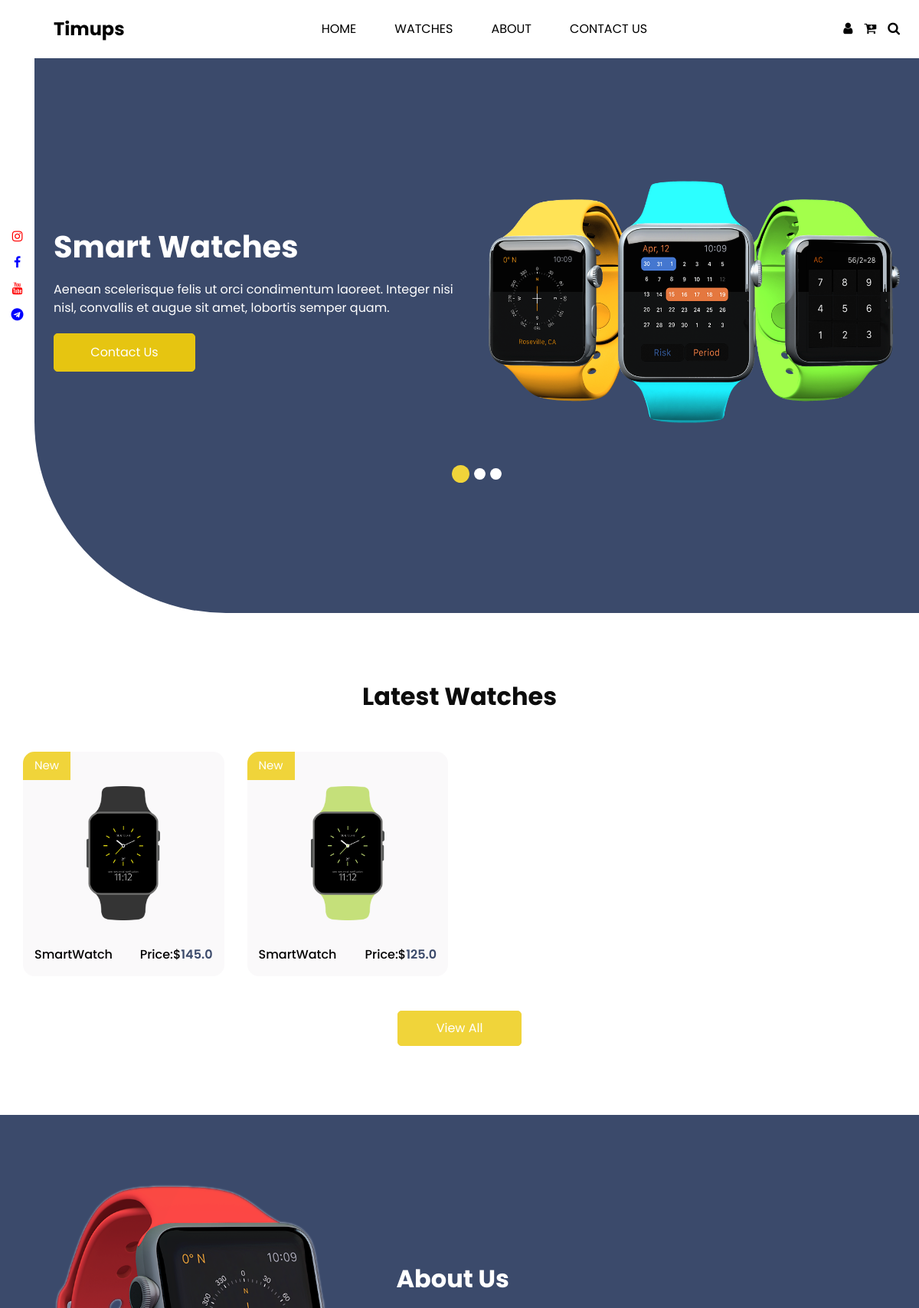
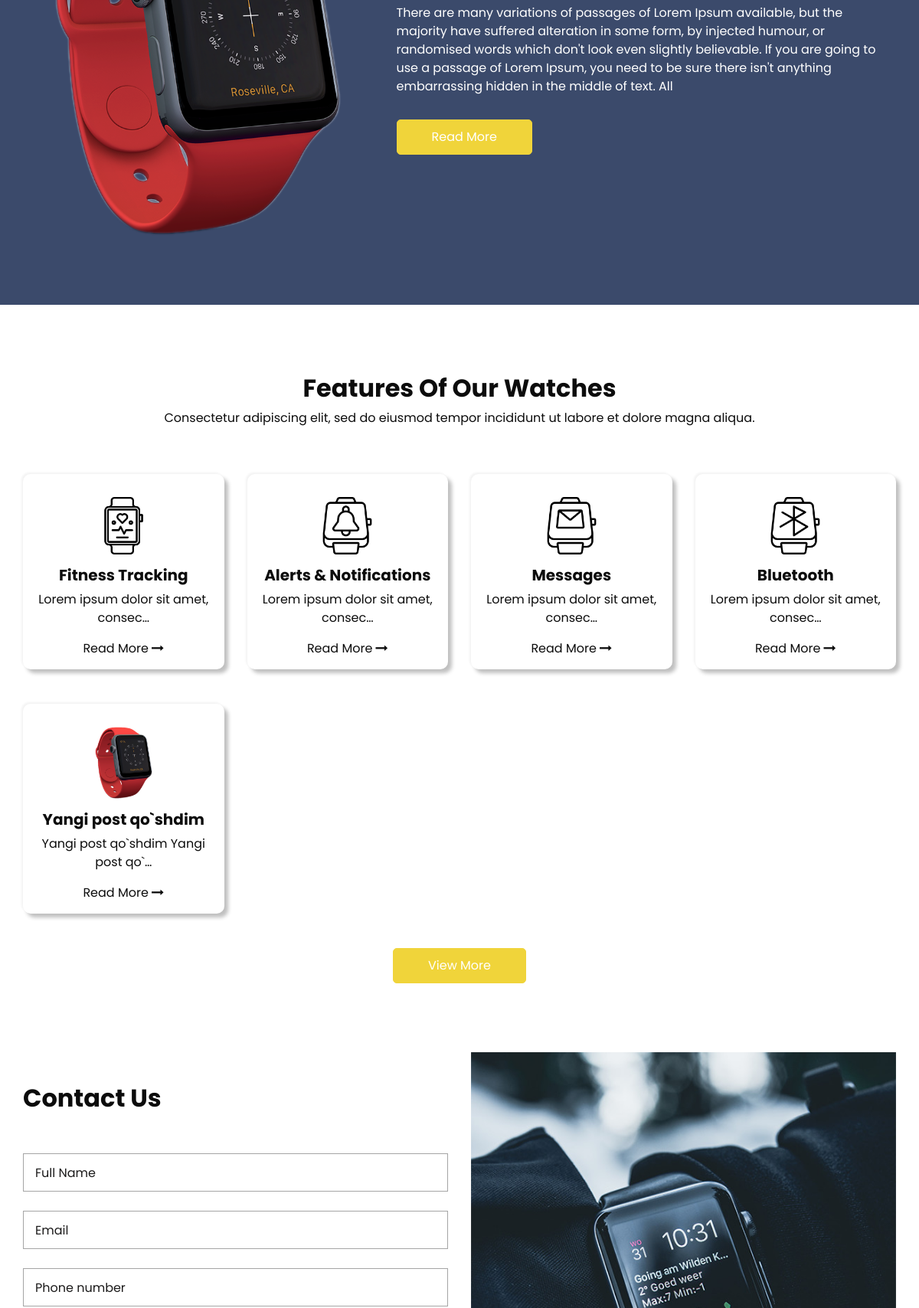
The page / (upper part) on the database its author committed (2 pictures, top to bottom).
### pages/models.py (models this page shows, shortened)
class Item(models.Model):
    image = models.ImageField(upload_to='images/')
    name = models.CharField(max_length=50)
    price = models.FloatField()
    condition = models.CharField(max_length=50)
    label = models.CharField(choices=LABEL_CHOICES, max_length=2)

class Post(models.Model):
    image = models.ImageField(upload_to='images/')
    title = models.CharField(max_length=200)
    body = models.TextField()

### pages/views.py (the view)
# urls.py: path('',HomePageView.as_view(),name='home'),
class HomePageView(TemplateView):
    template_name='home.html'
    def get(self, request):
        context = {
            'item':Item.objects.all(),
            'post': Post.objects.all(),
            }
        return render(request, self.template_name,context)

### templates/home.html (shortened to what this page needs)
{% extends 'base.html' %}
{% load static %}
{% block content %}
    <section class="slider_section ">
    <div id="customCarousel1" class="carousel slide" data-ride="carousel">
        <div class="carousel-inner">
        <div class="carousel-item active">
            <div class="container-fluid ">
            <div class="row">
                <div class="col-md-6">
                <div class="detail-box">
                    <h1>Smart Watches</h1>
                    <p>
                    Aenean scelerisque felis ut orci condimentum laoreet. Integer nisi nisl, convallis et augue sit amet, lobortis semper quam.
                    </p>
                    <div class="btn-box">
                    <a href="{% url 'contact' %}" class="btn1">
                        Contact Us
                    </a>
                    </div>
                </div>
                </div>
                <div class="col-md-6">
                <div class="img-box">
                    <img src="{% static 'images/slider-img.png' %}" alt="">
                </div>
                </div>
            </div>
            </div>
        </div>
        </div>
        <ol class="carousel-indicators">
        <li data-target="#customCarousel1" data-slide-to="0" class="active"></li>
        <li data-target="#customCarousel1" data-slide-to="1"></li>
        <li data-target="#customCarousel1" data-slide-to="2"></li>
        </ol>
    </div>
    </section>
</div>
<section class="shop_section layout_padding">
    <div class="container">
    <div class="heading_container heading_center">
        <h2>Latest Watches</h2>
    </div>
    <div class="row">
    {% for items in item %}
        <div class="col-sm-6 col-xl-3">
        <div class="box">
            <a href="">
            <div class="img-box">
                <img src="{{items.image.url}}" alt="">
            </div>
            <div class="detail-box">
                <h6>{{items.name}}</h6>
                <h6>Price:$<span>{{items.price}}</span>
                </h6>
            </div>
            <div class="new {{items.get_label_display}}-color">
                <span>{{items.condition}}</span>
            </div>
            </a>
        </div>
        </div>
        {% endfor %}
    </div>
    <div class="btn-box">
        <a href="{% url 'watches' %}">View All</a>
    </div>
    </div>
</section>
<section class="about_section layout_padding">
    <div class="container  ">
    <div class="row">
        <div class="col-md-6 col-lg-5 ">
        <div class="img-box">
            <img src="{% static 'images/about-img.png' %}" alt="">
        </div>
        </div>
        <div class="col-md-6 col-lg-7">
        <div class="detail-box">
            <div class="heading_container">
            <h2>
                About Us
            </h2>
            </div>
            <p>
            There are many variations of passages of Lorem Ipsum available, but the majority have suffered alteration
            in some form, by injected humour, or randomised words which don't look even slightly believable. If you
            are going to use a passage of Lorem Ipsum, you need to be sure there isn't anything embarrassing hidden in
            the middle of text. All
            </p>
            <a href="{% url 'about' %}">
            Read More
            </a>
        </div>
        </div>
    </div>
    </div>
</section>
<section class="feature_section layout_padding">
    <div class="container">
    <div class="heading_container">
        <h2>
        Features Of Our Watches
        </h2>
        <p>
        Consectetur adipiscing elit, sed do eiusmod tempor incididunt ut labore et dolore magna aliqua.
        </p>
    </div>
    <div class="row">
    {% for posts in post %}
        <div class="col-sm-6 col-lg-3">
        <div class="box">
            <div class="img-box">
            <img src="{{posts.image.url}}" alt="">
            </div>
            <div class="detail-box">
            <h5>{{posts.title}}</h5>
            <p>{{ posts.body|truncatechars:35}}</p>
            <a href="">
                <span>
                Read More
                </span>
                <i class="fa fa-long-arrow-right" aria-hidden="true"></i>
            </a>
            </div>
        </div>
        </div>
        {% endfor %}
    </div>
    <div class="btn-box">
        <a href="">
        View More
        </a>
    </div>
    </div>
</section>
<section class="contact_section">
    <div class="container">
    <div class="row">
        <div class="col-md-6">
        <div class="form_container">
            <div class="heading_container">
            <h2>
                Contact Us
            </h2>
            </div>
            <form action="">
            <div>
                <input type="text" placeholder="Full Name " />
            </div>
            <div>
                <input type="email" placeholder="Email" />
            </div>
            <div>
                <input type="text" placeholder="Phone number" />
            </div>
            </form>
        </div>
        </div>
        <div class="col-md-6">
        <div class="img-box">
            <img src="{% static 'images/contact-img.jpg' %}" alt="">
        </div>
        </div>
    </div>
    </div>
</section>
<body>
<html>
{% endblock %}

### static/css/responsive.css (style rules this page uses)
@media (min-width: 1200px) { .container { max-width: 1170px; } }

### rows shown on the page
Item: image (picture), name "SmartWatch", price "145.0", condition "New"
Item: image (picture), name "SmartWatch", price "125.0", condition "New"
Post: image (picture), title "Fitness Tracking", body "Lorem ipsum dolor sit amet, consec…"
Post: image (picture), title "Alerts & Notifications", body "Lorem ipsum dolor sit amet, consec…"
Post: image (picture), title "Messages", body "Lorem ipsum dolor sit amet, consec…"
Post: image (picture), title "Bluetooth", body "Lorem ipsum dolor sit amet, consec…"
Post: image (picture), title "Yangi post qo`shdim", body "Yangi post qo`shdim Yangi post qo`…"
